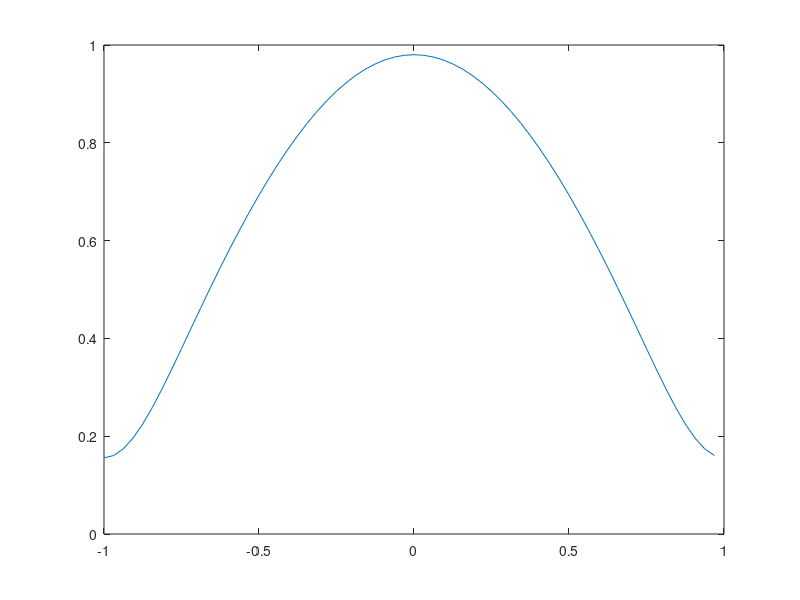

This chart was generated by the following MATLAB code: (Note: this script raises an error after producing the figure.)
function Heat_1D_period
% set up
Lx = 1;
Nx = 64; dx = 2*Lx/Nx; x0 = -Lx:dx:Lx;

sigma = 1/4.1;

% stiffness matrix construction
e = ones(Nx,1)/dx^2;
StiffA = spdiags([e -2*e e],[-1:1],Nx,Nx);
StiffA(1,end) = 1/dx^2; StiffA(end,1) = 1/dx^2;
StiffA = sigma*StiffA;

% evolution
t = 0; t_Final = 0.1; dt = dx/10; time_counter = 1;
rho_ini = cos(pi*x0(1:end-1)/2); rho_ini = rho_ini(:); figure(1); plot(rho_ini);pause;
rho = zeros(Nx,floor(t_Final/dt)); rho(:,1) = rho_ini; rho_old = rho_ini;
Sigma_inv = eye(Nx) - dt*StiffA/3;
while t < t_Final
    rho_new = Sigma_inv\rho_old;
    figure(1); plot(x0(1:end-1),rho_new);pause;
    rho(:,time_counter+1) = rho_new; rho_old = rho_new;
    t = t+dt; time_counter = time_counter+1;
end

save(['1D/conv_delta/heat_hom_64.mat']);
end